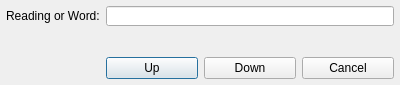
<?xml version="1.0" encoding="UTF-8"?>
<!--
 Copyright 2010-2018, Google Inc.
 All rights reserved.

 Redistribution and use in source and binary forms, with or without
 modification, are permitted provided that the following conditions are
 met:

     * Redistributions of source code must retain the above copyright
 notice, this list of conditions and the following disclaimer.
     * Redistributions in binary form must reproduce the above
 copyright notice, this list of conditions and the following disclaimer
 in the documentation and/or other materials provided with the
 distribution.
     * Neither the name of Google Inc. nor the names of its
 contributors may be used to endorse or promote products derived from
 this software without specific prior written permission.

 THIS SOFTWARE IS PROVIDED BY THE COPYRIGHT HOLDERS AND CONTRIBUTORS
 "AS IS" AND ANY EXPRESS OR IMPLIED WARRANTIES, INCLUDING, BUT NOT
 LIMITED TO, THE IMPLIED WARRANTIES OF MERCHANTABILITY AND FITNESS FOR
 A PARTICULAR PURPOSE ARE DISCLAIMED. IN NO EVENT SHALL THE COPYRIGHT
 OWNER OR CONTRIBUTORS BE LIABLE FOR ANY DIRECT, INDIRECT, INCIDENTAL,
 SPECIAL, EXEMPLARY, OR CONSEQUENTIAL DAMAGES (INCLUDING, BUT NOT
 LIMITED TO, PROCUREMENT OF SUBSTITUTE GOODS OR SERVICES; LOSS OF USE,
 DATA, OR PROFITS; OR BUSINESS INTERRUPTION) HOWEVER CAUSED AND ON ANY
 THEORY OF LIABILITY, WHETHER IN CONTRACT, STRICT LIABILITY, OR TORT
 (INCLUDING NEGLIGENCE OR OTHERWISE) ARISING IN ANY WAY OUT OF THE USE
 OF THIS SOFTWARE, EVEN IF ADVISED OF THE POSSIBILITY OF SUCH DAMAGE.
-->
<ui version="4.0">
 <class>FindDialog</class>
 <widget class="QDialog" name="FindDialog">
  <property name="geometry">
   <rect>
    <x>0</x>
    <y>0</y>
    <width>400</width>
    <height>85</height>
   </rect>
  </property>
  <property name="minimumSize">
   <size>
    <width>400</width>
    <height>85</height>
   </size>
  </property>
  <property name="maximumSize">
   <size>
    <width>400</width>
    <height>85</height>
   </size>
  </property>
  <property name="windowTitle">
   <string>Mozc Dictionary Find Dialog</string>
  </property>
  <layout class="QGridLayout" name="gridLayout_2">
   <property name="margin">
    <number>6</number>
   </property>
   <item row="0" column="0">
    <layout class="QGridLayout" name="gridLayout">
     <item row="0" column="0">
      <widget class="QLabel" name="Querylabel">
       <property name="text">
        <string>Reading or Word:</string>
       </property>
      </widget>
     </item>
     <item row="0" column="1" colspan="3">
      <widget class="QLineEdit" name="QuerylineEdit">
       <property name="minimumSize">
        <size>
         <width>0</width>
         <height>20</height>
        </size>
       </property>
      </widget>
     </item>
     <item row="2" column="1">
      <widget class="QPushButton" name="FindBackwardpushButton">
       <property name="text">
        <string>Up</string>
       </property>
      </widget>
     </item>
     <item row="2" column="2">
      <widget class="QPushButton" name="FindForwardpushButton">
       <property name="text">
        <string>Down</string>
       </property>
      </widget>
     </item>
     <item row="2" column="3">
      <widget class="QPushButton" name="CancelpushButton">
       <property name="text">
        <string>Cancel</string>
       </property>
      </widget>
     </item>
     <item row="1" column="1">
      <spacer name="verticalSpacer">
       <property name="orientation">
        <enum>Qt::Vertical</enum>
       </property>
       <property name="sizeHint" stdset="0">
        <size>
         <width>20</width>
         <height>40</height>
        </size>
       </property>
      </spacer>
     </item>
    </layout>
   </item>
  </layout>
 </widget>
 <tabstops>
  <tabstop>QuerylineEdit</tabstop>
  <tabstop>FindForwardpushButton</tabstop>
  <tabstop>FindBackwardpushButton</tabstop>
  <tabstop>CancelpushButton</tabstop>
 </tabstops>
 <resources/>
 <connections/>
</ui>
